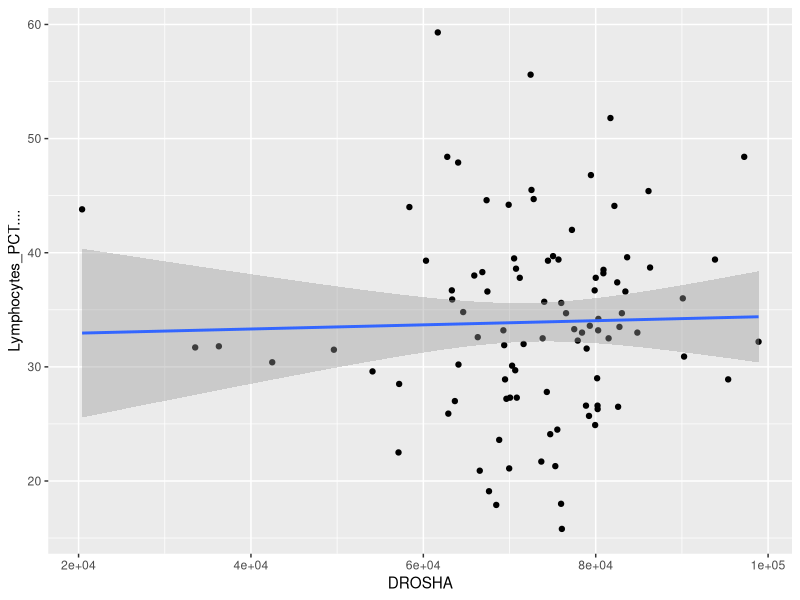

The R source for this figure: (Note: this script raises an error after producing the figure.)
## BTEC395 Project
## By Hana G Velecina

## Install necessary packages
install.packages("ggplot2")
library(ggplot2)
# library(ggrepel)

## set working directory to source file location 

setwd("./data/")

## Read data
IBS1 <- read.table("../data/IBSGXData.txt", sep = "\t", header = TRUE)
View(IBS1)


## Lymphocytes_PCT Single Regression Test vs DROSHA gene
Lymphocytes.regression <- lm(DROSHA ~ Lymphocytes_PCT.... , data=IBS1)
summary(Lymphocytes.regression)

## Lymphocytes_PCT Scatterplots vs DROSHA gene
ggplot(IBS1, aes(x=DROSHA, y=Lymphocytes_PCT....)) +
  geom_point() +    
  geom_smooth(method=lm) 

## Read data
IBS <- read.csv("../data/GSE124549_20200330.csv", header = TRUE)

head(IBS)

## Recursive analysis for regression  - RNA Expression

## Access only the columns with RNA Expression
names(IBS)[37:286]

##  Make a data frame of list type
storage <- list()

## linear regression for each expressed gene
for(i in names(IBS)[37:286]){
  storage[[i]]  <- lm(get(i) ~ Lymphocytes_PCT...., IBS)
}

summary(storage$AGO2)
summary(storage$AGO2)$r.squared
summary(storage$AGO2)$coefficients[,4]

## output the results of the 250 genes in data_output folder
sink('../data_output/Lymphocytes_PCT_storage.txt', append = TRUE)
print(storage)
sink()

## Read in the table of fold changes
FCdata <- read.csv("../data/FC.csv", row.names = 1, header = FALSE)

## Read in the table of expression data
IBS <- read.csv("../data/GXdata.csv", header = TRUE)

## Access only the columns with RNA Expression (subsetting)
names(IBS)[28:277]

## Make a list of anova(lm()) results for bloodwork parameter
storage <- list()

for(i in names(IBS)[28:277]){
  storage[[i]]  <- anova(lm(get(i) ~ LymphocytePCT, IBS))
}

## Extract the p-values into a new list
pVals <- list()

for(i in names(storage)){
  pVals[[i]] <- -(log10(storage[[i]]$'Pr(>F)'))
}

## Convert the pValues list into a data frame. 
DFpvalues <- data.frame(matrix(unlist(pVals), nrow=length(pVals), byrow=T))

## Combine the results dataframes and write column labels

VolcanoPlotData <- cbind(FCdata, DFpvalues)
names(VolcanoPlotData)[1] <- paste("log2(slopeDiff)")
names(VolcanoPlotData)[2] <- paste("-log10(Pval)")

## Add a column to evaluate significance

VolcanoPlotData$Sig <- ifelse(VolcanoPlotData$`-log10(Pval)` > 1.3, "Sig", "Insig");

## Make a volcano-style scatterplot for these results

png("../fig_output/LymphocytePCTplot.png")
LymphocytePCTplot <- ggplot(VolcanoPlotData, aes(x = `log2(slopeDiff)`, y = `-log10(Pval)`, label=rownames(VolcanoPlotData), color=Sig)) +
  geom_point(aes(color = Sig)) +
  scale_color_manual(values = c("grey", "red")) +
  theme_bw(base_size = 12) + theme(legend.position = "bottom") +
  geom_text(aes(x = `log2(slopeDiff)`,y = `-log10(Pval)`, fontface = 1, size=3,  label=row.names(VolcanoPlotData)))

print(LymphocytePCTplot + ggtitle("Gene Expression vs. LymphocytePCT Level"))
dev.off()
